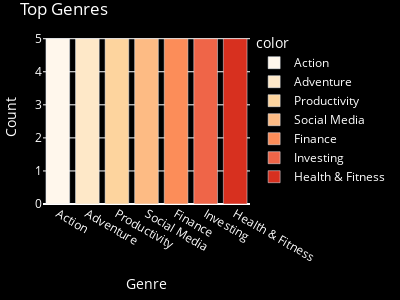

Write notebook code for a chart like this one.
### Code cell
#figure 8
# Fix: Ensure color has the same length as x and y
fig8 = px.bar(
    x=genre_counts.index,
    y=genre_counts.values,
    labels={'x': 'Genre', 'y': 'Count'},
    title='Top Genres',
    color=genre_counts.index,  # Use genre names as colors
    color_discrete_sequence=px.colors.sequential.OrRd,
    width=400,
    height=300
)

# Update layout for better visualization
fig8.update_layout(
    plot_bgcolor='black',
    paper_bgcolor='black',
    font=dict(color='white'),
    margin=dict(l=10, r=10, t=30, b=10)
)
save_plot_as_html(fig8,"Genre Graph 8.html","Action and Casual genres are the most common, reflecting users' preference for engaging and easy-to-play games")
# Show the figure
fig8.show()

### Figure 1 — Plotly figure (JSON) as saved in the notebook; plotly's stock layout.template omitted (floating-point values rounded to 4 significant figures)
{"data": [{"alignmentgroup": "True", "hovertemplate": "color=Action<br>Genre=%{x}<br>Count=%{y}<extra></extra>", "legendgroup": "Action", "marker": {"color": "rgb(255,247,236)", "pattern": {"shape": ""}}, "name": "Action", "offsetgroup": "Action", "orientation": "v", "showlegend": true, "textposition": "auto", "type": "bar", "x": ["Action"], "xaxis": "x", "y": [5], "yaxis": "y"}, {"alignmentgroup": "True", "hovertemplate": "color=Adventure<br>Genre=%{x}<br>Count=%{y}<extra></extra>", "legendgroup": "Adventure", "marker": {"color": "rgb(254,232,200)", "pattern": {"shape": ""}}, "name": "Adventure", "offsetgroup": "Adventure", "orientation": "v", "showlegend": true, "textposition": "auto", "type": "bar", "x": ["Adventure"], "xaxis": "x", "y": [5], "yaxis": "y"}, {"alignmentgroup": "True", "hovertemplate": "color=Productivity<br>Genre=%{x}<br>Count=%{y}<extra></extra>", "legendgroup": "Productivity", "marker": {"color": "rgb(253,212,158)", "pattern": {"shape": ""}}, "name": "Productivity", "offsetgroup": "Productivity", "orientation": "v", "showlegend": true, "textposition": "auto", "type": "bar", "x": ["Productivity"], "xaxis": "x", "y": [5], "yaxis": "y"}, {"alignmentgroup": "True", "hovertemplate": "color=Social Media<br>Genre=%{x}<br>Count=%{y}<extra></extra>", "legendgroup": "Social Media", "marker": {"color": "rgb(253,187,132)", "pattern": {"shape": ""}}, "name": "Social Media", "offsetgroup": "Social Media", "orientation": "v", "showlegend": true, "textposition": "auto", "type": "bar", "x": ["Social Media"], "xaxis": "x", "y": [5], "yaxis": "y"}, {"alignmentgroup": "True", "hovertemplate": "color=Finance<br>Genre=%{x}<br>Count=%{y}<extra></extra>", "legendgroup": "Finance", "marker": {"color": "rgb(252,141,89)", "pattern": {"shape": ""}}, "name": "Finance", "offsetgroup": "Finance", "orientation": "v", "showlegend": true, "textposition": "auto", "type": "bar", "x": ["Finance"], "xaxis": "x", "y": [5], "yaxis": "y"}, {"alignmentgroup": "True", "hovertemplate": "color=Investing<br>Genre=%{x}<br>Count=%{y}<extra></extra>", "legendgroup": "Investing", "marker": {"color": "rgb(239,101,72)", "pattern": {"shape": ""}}, "name": "Investing", "offsetgroup": "Investing", "orientation": "v", "showlegend": true, "textposition": "auto", "type": "bar", "x": ["Investing"], "xaxis": "x", "y": [5], "yaxis": "y"}, {"alignmentgroup": "True", "hovertemplate": "color=Health & Fitness<br>Genre=%{x}<br>Count=%{y}<extra></extra>", "legendgroup": "Health & Fitness", "marker": {"color": "rgb(215,48,31)", "pattern": {"shape": ""}}, "name": "Health & Fitness", "offsetgroup": "Health & Fitness", "orientation": "v", "showlegend": true, "textposition": "auto", "type": "bar", "x": ["Health & Fitness"], "xaxis": "x", "y": [5], "yaxis": "y"}], "layout": {"barmode": "relative", "font": {"color": "white"}, "height": 300, "legend": {"title": {"text": "color"}, "tracegroupgap": 0}, "margin": {"b": 10, "l": 10, "r": 10, "t": 30}, "paper_bgcolor": "black", "plot_bgcolor": "black", "title": {"text": "Top Genres"}, "width": 400, "xaxis": {"anchor": "y", "domain": [0, 1], "title": {"text": "Genre"}}, "yaxis": {"anchor": "x", "domain": [0, 1], "title": {"text": "Count"}}}}
